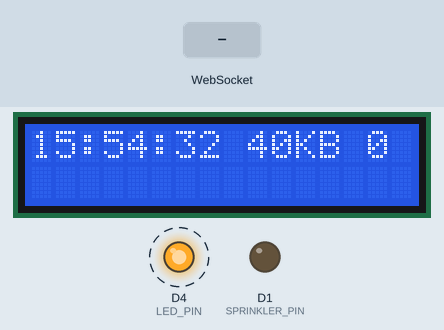
The program below on a simulated ESP8266 (NodeMCU). Shown: 16×2 character LCD, output pins drawn as LEDs (lit = HIGH). Dashed ring = blinking. The test bench sets the inputs (shaded band). WiFi joins after 1.5 s; servers stay silent unless stated; storage starts empty; EEPROM starts erased; what the program prints to the serial monitor is not drawn.

Above: at 2.2 s.
At 3.3 s:
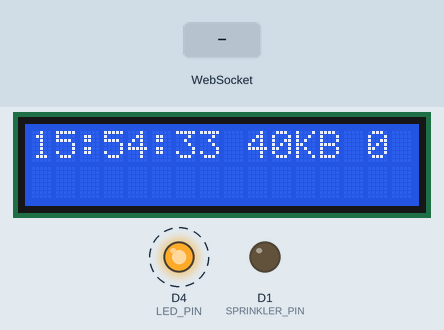
3.4 s: WebSocket text "sprinkler" received
At 4.7 s:
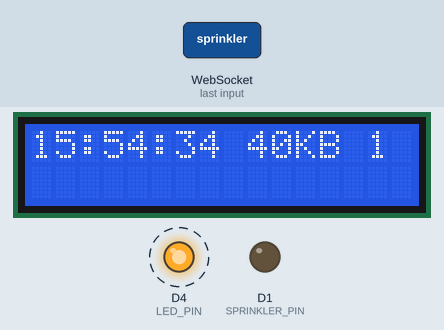
6.4 s: WebSocket text "schedule" received
7.9 s: WebSocket text "on" received
Timing chart, 0 to 15.4 s (numbered marks = the images above; inputs shaded):
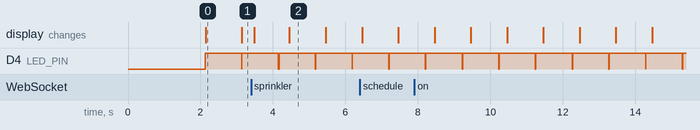

The program:

main.cpp
```cpp
#include <Arduino.h>

#include "constants.h"
#include "led.h"
#include "mdns.h"
#include "ota.h"
#include "websocket.h"
#include "wifi.h"
#include "websocket.h"
#include "sprinkler.h"
#include "automation.h"
#include "lcd.h"
#include "ntp.h"

Led led(LED_PIN);
Lcd lcd(LCD_RS, LCD_EN, LCD_D4, LCD_D5, LCD_D6, LCD_D7);

Ota ota(&led, &lcd);
Wifi wifi;
Mdns mdns;
Automation automation;
bool setupFailed = false;

void setup(void) {
  Serial.begin(115200);
  Serial.println("");
  led.setup();
  led.turnOn();
  lcd.setup();

  lcd.showMessage("Setting up OTA", OTA_HOSTNAME);
  ota.setup(OTA_HOSTNAME, OTA_PASSWORD);
  lcd.showMessage("Connecting to", WIFI_SSID);
  wifi.connect(WIFI_SSID, WIFI_PASSWORD);
  lcd.showMessage("Setting mDNS", HOSTNAME);
  setupFailed = !mdns.setup(HOSTNAME);
  if (!setupFailed) {
    setupFailed = !automation.setup(&lcd, wifi.getIp());
  }

  if (setupFailed) {
    led.blink(300, 300);
  } else {
    led.blink(10, 1000);
    lcd.showMessage("Ready", "");
  }
}

void loop(void) {
  ota.handle();
  led.update();
  if (!setupFailed && !ota.isBusy()) {
    mdns.update();
    automation.update();
  }
}
```

automation.h
```cpp
#ifndef _AUTOMATION_H
#define _AUTOMATION_H

#include <EEPROM.h>

#include "lcd.h"
#include "linkedlist.h"
#include "ntp.h"
#include "sprinkler.h"
#include "utils.h"
#include "websocket.h"
#include "schedule.h"
#include "webserver.h"

#define APP_VERSION 77

#define UPDATE_INTERVAL 1000  // every second
#define EEPROM_APP_VERSION_LOCATION 00
#define EEPROM_SCHEDULE_COUNT_LOCATION 10
#define EEPROM_SCHEDULE_START_LOCATION 11
#define EEPROM_SCHEDULE_SPACE 10

class Automation : SprinklerListener, WebSocketListener {
  private:
    Ntp ntp;
    WebSocket webSocket;
    Sprinkler sprinkler;
    WebServer webServer;

    unsigned int lastUpdateMillis;
    Lcd* lcd;
    String ipAddress;
    MyLinkedList<Schedule*> schedules;
    Schedule* nextSchedule;

    void onClientConnected(uint32_t num) {
      webSocket.send(num, "ip_address:" + ipAddress);
      webSocket.send(num, sprinkler.getState());
      sendScheduleInfoToClients();
      updateLcdAndClients(ntp.getTime());
    }

    void sendScheduleInfoToClients() {
      String scheduleData = "schedule";
      for (int i = 0; i < schedules.size(); i++) {
        scheduleData = scheduleData + ":" + schedules.get(i)->getState();
      }
      webSocket.sendAll(scheduleData);
    }

    void onMessageFromClient(String msg) {
      MyLinkedList<String> tokens;
      Utils::split(&tokens, msg, ":");
      bool handled = false;
      if (tokens.size() > 0) {
        String command = tokens.get(0);
        tokens.remove(0);
        if (command == "sprinkler") {
          sprinkler.handleCommand(&tokens);
          handled = true;
        } else if (command == "schedule") {
          saveSchedule(&tokens);
        }
      }
      if (!handled) {
        Serial.println("[Automation] Unknown command: " + msg);
      }
    }

    void loadSchedule() {
      for (int i = 0; i < schedules.size(); i++) {
        delete schedules.get(i);
      }
      schedules.clear();

      int appVersion = EEPROM.read(EEPROM_APP_VERSION_LOCATION);
      if (appVersion == APP_VERSION) {
        int numSchedules = EEPROM.read(EEPROM_SCHEDULE_COUNT_LOCATION);
        for (int i = 0; i < numSchedules; i++) {
          schedules.add(new Schedule(EEPROM_SCHEDULE_START_LOCATION +
                                     i * EEPROM_SCHEDULE_SPACE));
        }
      } else {
        EEPROM.write(EEPROM_APP_VERSION_LOCATION, APP_VERSION);
        EEPROM.write(EEPROM_SCHEDULE_COUNT_LOCATION, 0);
        EEPROM.commit();
      }
    }

    void saveSchedule(MyLinkedList<String>* args) {
      for (int i = 0; i < args->size(); i++) {
        Schedule::save(args->get(i), EEPROM_SCHEDULE_START_LOCATION + i * EEPROM_SCHEDULE_SPACE);
      }
      EEPROM.write(EEPROM_SCHEDULE_COUNT_LOCATION, args->size());
      EEPROM.commit();
      loadSchedule();
      sendScheduleInfoToClients();
    }

    void onSprinklerStateChanged(bool on) {
      webSocket.sendAll(sprinkler.getState());
    }

    void updateLcdAndClients(int timeInSeconds) {
      lastUpdateMillis = millis();

      String ram = String(ESP.getFreeHeap() / 1024);
      String time = Utils::formatTimeFull(timeInSeconds);
      String line1 = time + " " + ram + "KB " + webSocket.numClients() + "  ";
      lcd->showLine1(line1.c_str());
      if (sprinkler.isOn()) {
        String line2;
        line2 = "SPRNKLR ON " + Utils::formatDuration(sprinkler.getTimeLeft());
        lcd->showLine2(line2.c_str());
      } else {
        String line2 = "OFF  ";
        if (nextSchedule != nullptr) {
          line2 = line2 + Utils::padZero(nextSchedule->hh) + ":" + Utils::padZero(nextSchedule->mm);
          line2 = line2 + " " + Utils::formatDuration(nextSchedule->duration * 60 * 1000);
        } else {
          line2 = "                ";
        }
        lcd->showLine2(line2.c_str());
      }

      if (sprinkler.isOn()) {
        webSocket.sendAll(sprinkler.getState());
      }
      webSocket.sendAll("system:" + time + ":" + ram);
    }

    void checkSchedule(uint32_t time) {
      nextSchedule = schedules.size() == 0 ? nullptr : schedules.get(0);
      int nextScheduleDiff = 100000;
      for (int i = 0; i < schedules.size(); i++) {
        Schedule* schedule = schedules.get(i);
        uint32_t scheduleTime = schedule->hh * 3600 + schedule->mm * 60;
        int diff = scheduleTime - time % 86400; // Find seconds since last midnight
        // Turn on sprinkler if the time is within 2 seconds
        if (diff >= 0 && diff < 2) {
          sprinkler.turnOn(schedule->duration * 60);
        } else if (diff > 10 && diff < nextScheduleDiff) {
          nextSchedule = schedule;
          nextScheduleDiff = diff;
        }
      }
    }

  public:
    Automation() : webSocket(WEB_SOCKET_PORT), sprinkler(SPRINKLER_PIN),
        webServer(WEB_SERVER_PORT) {}

    bool setup(Lcd* lcd, String ipAddress) {
      EEPROM.begin(512);
      loadSchedule();

      this->lcd = lcd;
      this->ipAddress = ipAddress;

      lcd->showMessage("Setting up NTP", "");
      ntp.setup();
      sprinkler.setup(this);
      lcd->showMessage("Setting up", "web socket");
      webSocket.setup(this);
      lcd->showMessage("Setting up", "SPIFFS");
      Serial.println("[Automation] Setting up SPIFFS");
      if (!SPIFFS.begin()) {
        Serial.println("[Automation] Failed to setup SPIFFS");
        return false;
      }
      lcd->showMessage("Setting up", "web server");
      webServer.setup();

      return true;
    }

    void update() {
      webSocket.handle();
      ntp.update();

      if (millis() - lastUpdateMillis > UPDATE_INTERVAL) {
        uint32_t time = ntp.getTime();
        checkSchedule(time);
        sprinkler.update();
        updateLcdAndClients(time);
      }
    }
};

#endif
```

constants.h
```cpp
#ifndef HOSTNAME
#define HOSTNAME "home-right"
#endif

#define WIFI_SSID "<your ssid>>"
#define WIFI_PASSWORD "<your ssid password>"

#define OTA_HOSTNAME HOSTNAME
#define OTA_PASSWORD "<ota password>"

#define WEB_SOCKET_PORT 8080
#define WEB_SERVER_PORT 80

// Pin mapping. See
// https://tttapa.github.io/ESP8266/Chap04%20-%20Microcontroller.html
// https://www.electronicwings.com/nodemcu/nodemcu-gpio-with-arduino-ide
// https://i1.wp.com/www.teachmemicro.com/wp-content/uploads/2018/04/NodeMCUv3.0-pinout.jpg?ssl=1
// https://iotbytes.wordpress.com/nodemcu-pinout/

// LCD connections
// https://diyi0t.com/lcd-display-tutorial-for-arduino-and-esp8266/
// Wire    LCD  ESP8266
//---------------------
// blue    RS   D0
// red     EN   D2
// brown   D4   D3
// orange  D5   D5
// grey    D6   D6
// purple  D7   D7
//
// red     Vcc  5V
// white   GND  GND
#define LCD_RS        D0
#define SPRINKLER_PIN D1
#define LCD_EN        D2
#define LCD_D4        D3
#define LED_PIN       D4
#define LCD_D5        D5
#define LCD_D6        D6
#define LCD_D7        D7
#define UNUSED_1      D8
```

schedule.h
```cpp
#ifndef _SCHEDULE_H
#define _SCHEDULE_H

#include <Arduino.h>
#include <EEPROM.h>

#include "linkedlist.h"
#include "utils.h"

class Schedule {
  public:
    const int hh;
    const int mm;
    const int duration;

  public:
    Schedule(int memoryLocation)
        : hh(EEPROM.read(memoryLocation)),
          mm(EEPROM.read(memoryLocation + 1)),
          duration(EEPROM.read(memoryLocation + 2)) {
    }

    String getState() {
      return String(hh) + "|" + String(mm) + "|" + String(duration);
    }

    static void save(String text, int memoryLocation) {
      MyLinkedList<String> data;
      Utils::split(&data, text, "|");
      for (int j = 0; j < data.size(); j++) {
        EEPROM.write(memoryLocation + j, data.get(j).toInt());
      }
    }
};

#endif
```

sprinkler.h
```cpp
#ifndef _SPRINKLER_H
#define _SPRINKLER_H

#include <Arduino.h>

#include "linkedlist.h"

#define SPRINKLER_ON_TIME 1800000  // 30 minutes in millis
#define NOTIFY_CLIENT_INTERVAL 1000  // every second

// Abstract class
class SprinklerListener {
  public:
    virtual void onSprinklerStateChanged(bool on) = 0;
};

class Sprinkler {
  private:
    SprinklerListener* stateChangedListener;
    unsigned int pin;
    bool on = false;
    unsigned long duration;
    unsigned long onTime;

    bool changeState(bool on) {
      if (this-> on == on) {
        return false;
      }
      if (on) {
        unsigned long currentMillis = millis();
        onTime = currentMillis;
      }
      digitalWrite(this->pin, on ? HIGH : LOW);
      this->on = on;
      stateChangedListener->onSprinklerStateChanged(on);
      return true;
    }

  public:
    Sprinkler(unsigned int pin) {
      this->pin = pin;
    }

    void setup(SprinklerListener* callback) {
      this->stateChangedListener = callback;
      pinMode(this->pin, OUTPUT);
    }

    void turnOn(int durationInSeconds) {
      if (changeState(true)) {
        duration = durationInSeconds > 0 ? durationInSeconds * 1000 : SPRINKLER_ON_TIME;
      }
    }

    void turnOff() {
      changeState(false);
    }

    void handleCommand(MyLinkedList<String>* args) {
      String command = args->size() > 0 ? args->get(0) : "";
      int duration = args->size() > 1 ? args->get(1).toInt() : 0;
      if (command == "on") {
        turnOn(duration);
      } else {
        turnOff();
      }
    }

    void update() {
      if (on) {
        unsigned long currentMillis = millis();
        if (currentMillis - onTime > duration) {
          turnOff();
        }
      }
    }

    String getState() {
      String state = on ? "true" : "false";
      unsigned long sprinklerTimeLeft = getTimeLeft();
      return "sprinkler:" + state + ":" + String(sprinklerTimeLeft) + ":" + String(duration);
    }

    bool isOn() {
      return on;
    }

    unsigned long getTimeLeft() {
      return on ? duration - millis() + onTime : 0;
    }
};

#endif
```

Measured:
- by itself, D4 (LED_PIN): alternates HIGH for 1.0 s and LOW for 0.01 s
- what the display in image 0 shows lasts 1.0 s, from 2.1 s to 3.1 s
